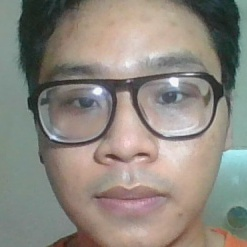
#> input picture data/HuyHoang/face_101.jpg, 247 x 247 px
$ python -i filter.py   (imports and definitions only)   (older library calls are emulated)
#> lines starting #> are read from the running program, lines starting #| are printed output that depends on the picture
import cv2
import numpy as np

class PreprocessingPipeline:
    def __init__(self, sharpness_threshold=100, saturation_factor=1.2):
        self.sharpness_threshold = sharpness_threshold
        self.saturation_factor = saturation_factor
        self.face_cascade = cv2.CascadeClassifier(cv2.data.haarcascades + 'haarcascade_frontalface_default.xml')
        self.eye_cascade = cv2.CascadeClassifier(cv2.data.haarcascades + 'haarcascade_eye.xml')

    def adjust_brightness_contrast(self, image):
        lab = cv2.cvtColor(image, cv2.COLOR_BGR2LAB)
        l, a, b = cv2.split(lab)

        clahe = cv2.createCLAHE(clipLimit=2.0, tileGridSize=(8, 8))
        cl = clahe.apply(l)

        limg = cv2.merge((cl, a, b))
        enhanced = cv2.cvtColor(limg, cv2.COLOR_LAB2BGR)
        return enhanced

    def check_sharpness(self, image):
        gray_image = cv2.cvtColor(image, cv2.COLOR_BGR2GRAY)
        return cv2.Laplacian(gray_image, cv2.CV_64F).var()

    def sharpen_image(self, image):
        gaussian = cv2.GaussianBlur(image, (0, 0), 3.0)
        return cv2.addWeighted(image, 1.5, gaussian, -0.5, 0)

    def remove_noise(self, image):
        return cv2.bilateralFilter(image, 9, 75, 75)

    def adjust_saturation(self, image):
        hsv_image = cv2.cvtColor(image, cv2.COLOR_BGR2HSV)
        hsv_image[..., 1] = hsv_image[..., 1] * self.saturation_factor
        hsv_image[..., 1] = np.clip(hsv_image[..., 1], 0, 255)
        return cv2.cvtColor(hsv_image, cv2.COLOR_HSV2BGR)

    def align_face(self, image):
        gray = cv2.cvtColor(image, cv2.COLOR_BGR2GRAY)

        gray = cv2.equalizeHist(gray)

        faces = self.face_cascade.detectMultiScale(
            gray,
            scaleFactor=1.05,
            minNeighbors=3,
            minSize=(25, 25),
            flags=cv2.CASCADE_SCALE_IMAGE
        )

        if len(faces) == 0:
            return image

        x, y, w, h = max(faces, key=lambda rect: rect[2] * rect[3])
        face_gray = gray[y:y+h, x:x+w]

        face_gray = cv2.equalizeHist(face_gray)

        eyes = self.eye_cascade.detectMultiScale(
            face_gray,
            scaleFactor=1.05,
            minNeighbors=3,
            minSize=(10, 10)
        )

        if len(eyes) >= 2:
            eyes = sorted(eyes, key=lambda e: e[0])

            left_eye = eyes[0]
            right_eye = eyes[1]

            left_eye_center = (x + left_eye[0] + left_eye[2]//2, y + left_eye[1] + left_eye[3]//2)
            right_eye_center = (x + right_eye[0] + right_eye[2]//2, y + right_eye[1] + right_eye[3]//2)

            dx = right_eye_center[0] - left_eye_center[0]
            dy = right_eye_center[1] - left_eye_center[1]

            if dx > 0:
                angle = np.degrees(np.arctan2(dy, dx))

                center = ((left_eye_center[0] + right_eye_center[0]) // 2,
                        (left_eye_center[1] + right_eye_center[1]) // 2)

                M = cv2.getRotationMatrix2D(center, angle, 1)
                aligned_image = cv2.warpAffine(image, M, (image.shape[1], image.shape[0]),
                                            flags=cv2.INTER_CUBIC)
                return aligned_image

        enhanced_image = cv2.convertScaleAbs(image, alpha=1.3, beta=10)
        return enhanced_image

    def letterbox_image(self, image, target_size, color):
        ih, iw = image.shape[:2]
        h, w = target_size
        scale = min(w / iw, h / ih)
        nw = int(iw * scale)
        nh = int(ih * scale)

        image_resized = cv2.resize(image, (nw, nh), interpolation=cv2.INTER_LINEAR)
        new_image = np.full((h, w, 3), color, dtype=np.uint8)

        top = (h - nh) // 2
        left = (w - nw) // 2

        new_image[top : top + nh, left : left + nw] = image_resized

        return new_image

    def process_frame(self, frame, target_size=(480, 640), color=(0, 0, 0)):
        try:
            aligned_frame = self.align_face(frame)

            frame = self.adjust_brightness_contrast(aligned_frame)
            frame = self.remove_noise(frame)

            if self.check_sharpness(frame) < self.sharpness_threshold:
                frame = self.sharpen_image(frame)

            frame = self.adjust_saturation(frame)

            frame = self.letterbox_image(frame, target_size, color=color)

            rgb_frame = cv2.cvtColor(frame, cv2.COLOR_BGR2RGB)
            normalized_frame = rgb_frame / 255.0

            input_tensor = np.transpose(normalized_frame, (2, 0, 1))
            input_tensor = np.expand_dims(input_tensor, axis=0)
            input_tensor = input_tensor.astype(np.float32)

            return frame, input_tensor

        except Exception as e:
            print(f"Lỗi xử lý frame: {str(e)}")
            frame = self.remove_noise(frame)
            frame = self.letterbox_image(frame, target_size, color=color)

            rgb_frame = cv2.cvtColor(frame, cv2.COLOR_BGR2RGB)
            normalized_frame = rgb_frame / 255.0

            input_tensor = np.transpose(normalized_frame, (2, 0, 1))
            input_tensor = np.expand_dims(input_tensor, axis=0)
            input_tensor = input_tensor.astype(np.float32)

            return frame, input_tensor

>>> import cv2
>>> picture = cv2.imread('data/HuyHoang/face_101.jpg')
#> picture is the input picture: shape (247, 247, 3); mean B, G, R 126.5, 135.1, 140.6
>>> result = PreprocessingPipeline().process_frame(picture)
#> in align_face, `gray = cv2.equalizeHist(gray)`:
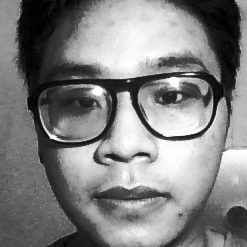
#> gray: shape (247, 247); min 0, max 255, mean 128.6
#> in align_face, `faces = self.face_cascade.detectMultiScale( gray, scaleFactor=1.05, mi..`: faces = [[14, 18, 217, 217]]
#> in align_face, `x, y, w, h = max(faces, key=lambda rect: rect[2] * rect[3])`: x = 14; y = 18; w = 217
#> in align_face, `face_gray = gray[y:y+h, x:x+w]`:
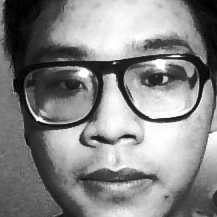
#> face_gray: shape (217, 217); min 0, max 255, mean 133.3
#> in align_face, `eyes = self.eye_cascade.detectMultiScale( face_gray, scaleFactor=1.05,..`: eyes = [[137, 56, 44, 44], [62, 75, 26, 26], [115, 127, 25, 25], [105, 188, 26, 26], [42, 60, 50, 50]]
#> in align_face, `eyes = sorted(eyes, key=lambda e: e[0])`: eyes = [[42, 60, 50, 50], [62, 75, 26, 26], [105, 188, 26, 26], [115, 127, 25, 25], [137, 56, 44, 44]]
#> in align_face, `left_eye = eyes[0]`: left_eye = [42, 60, 50, 50]
#> in align_face, `right_eye = eyes[1]`: right_eye = [62, 75, 26, 26]
#> in align_face, `left_eye_center = (x + left_eye[0] + left_eye[2]//2, y + left_eye[1] +..`: left_eye_center = (81, 103)
#> in align_face, `right_eye_center = (x + right_eye[0] + right_eye[2]//2, y + right_eye[..`: right_eye_center = (89, 106)
#> in align_face, `dx = right_eye_center[0] - left_eye_center[0]`: dx = 8
#> in align_face, `dy = right_eye_center[1] - left_eye_center[1]`: dy = 3
#> in align_face, `angle = np.degrees(np.arctan2(dy, dx))`: angle = 20.56
#> in align_face, `center = ((left_eye_center[0] + right_eye_center[0]) // 2, (left_eye_c..`: center = (85, 104)
#> in align_face, `M = cv2.getRotationMatrix2D(center, angle, 1)`: M = [[0.936, 0.351, -31.1], [-0.351, 0.936, 36.47]]
#> in align_face, `aligned_image = cv2.warpAffine(image, M, (image.shape[1], image.shape[..`:
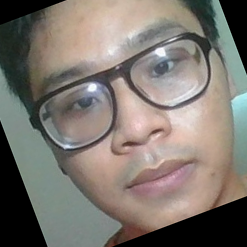
#> aligned_image: shape (247, 247, 3); mean B, G, R 110.9, 118.1, 125
#> in adjust_brightness_contrast, `lab = cv2.cvtColor(image, cv2.COLOR_BGR2LAB)`: lab: shape (247, 247, 3); mean of channels 0, 1, 2 125.7, 129.4, 132.9
#> in adjust_brightness_contrast, `l, a, b = cv2.split(lab)`:
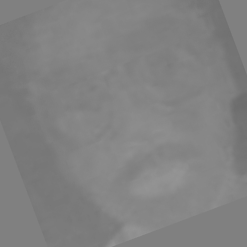
#> a: shape (247, 247); min 109, max 149, mean 129.4
#> in adjust_brightness_contrast, `cl = clahe.apply(l)`:
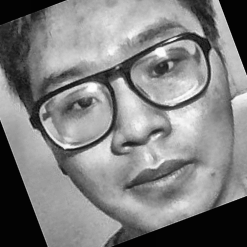
#> cl: shape (247, 247); min 1, max 255, mean 127.6
#> in adjust_brightness_contrast, `limg = cv2.merge((cl, a, b))`: limg: shape (247, 247, 3); mean of channels 0, 1, 2 127.6, 129.4, 132.9
#> in adjust_saturation, `hsv_image = cv2.cvtColor(image, cv2.COLOR_BGR2HSV)`: hsv_image: shape (247, 247, 3); mean H, S, V 35.3, 36.2, 131.3
#> in adjust_saturation, `hsv_image[..., 1] = hsv_image[..., 1] * self.saturation_factor`: hsv_image: shape (247, 247, 3); mean H, S, V 35.3, 43.1, 131.3
#> in letterbox_image, `image_resized = cv2.resize(image, (nw, nh), interpolation=cv2.INTER_LI..`:
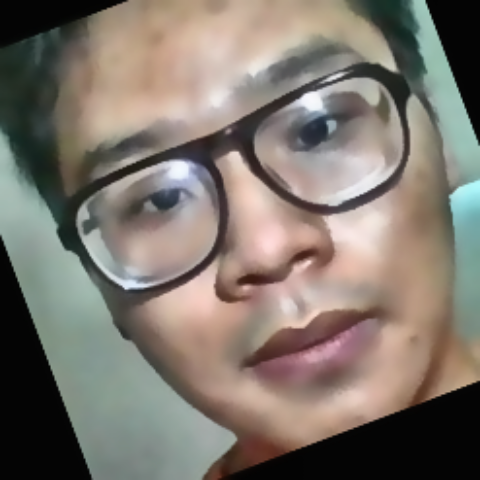
#> image_resized: shape (480, 480, 3); mean B, G, R 109.5, 118.3, 126.4
#> in letterbox_image, `new_image[top : top + nh, left : left + nw] = image_resized`:
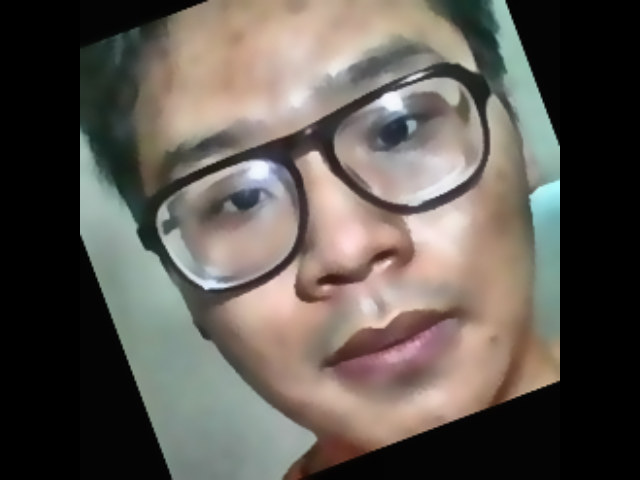
#> new_image: shape (480, 640, 3); mean B, G, R 82.1, 88.7, 94.8

$ run again, on data/HuyHoang/face_129.jpg
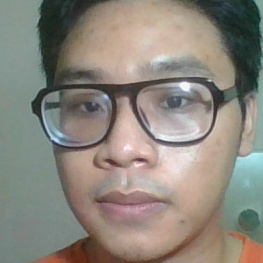
#> input picture data/HuyHoang/face_129.jpg, 263 x 263 px
#> picture is the input picture: shape (263, 263, 3); mean B, G, R 124.3, 133.5, 139.3
#> faces = [[21, 26, 220, 220]]
#> x = 21; y = 26; w = 220
#> in align_face, `face_gray = gray[y:y+h, x:x+w]`:
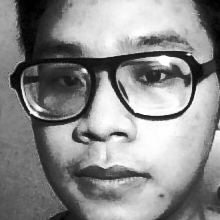
#> face_gray: shape (220, 220); min 0, max 255, mean 138.5
#> in align_face, `eyes = self.eye_cascade.detectMultiScale( face_gray, scaleFactor=1.05,..`: eyes = [[133, 54, 43, 43], [53, 68, 25, 25], [104, 123, 28, 28], [85, 46, 59, 59]]
#> in align_face, `eyes = sorted(eyes, key=lambda e: e[0])`: eyes = [[53, 68, 25, 25], [85, 46, 59, 59], [104, 123, 28, 28], [133, 54, 43, 43]]
#> left_eye = [53, 68, 25, 25]
#> right_eye = [85, 46, 59, 59]
#> left_eye_center = (86, 106)
#> right_eye_center = (135, 101)
#> dx = 49
#> dy = -5
#> angle = -5.83
#> center = (110, 103)
#> M = [[0.995, -0.102, 11.02], [0.102, 0.995, -10.63]]
#> lab: shape (263, 263, 3); mean of channels 0, 1, 2 135.6, 128.7, 133.6
#> limg: shape (263, 263, 3); mean of channels 0, 1, 2 138.7, 128.7, 133.6
#> in letterbox_image, `new_image[top : top + nh, left : left + nw] = image_resized`:
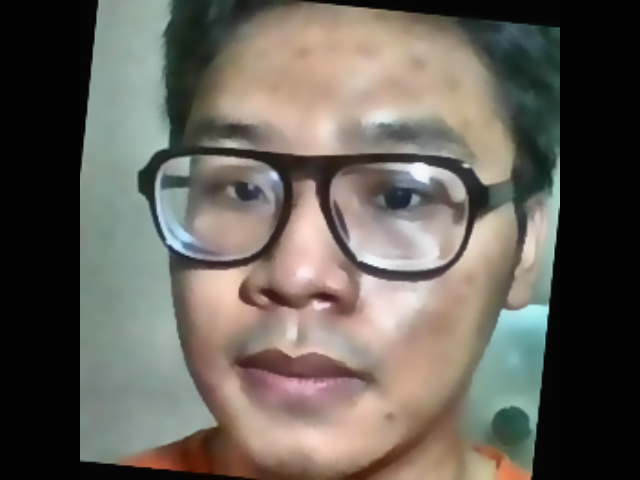
#> new_image: shape (480, 640, 3); mean B, G, R 88.7, 96.6, 101.8

$ run again, on data/HuyHoang/face_139.jpg
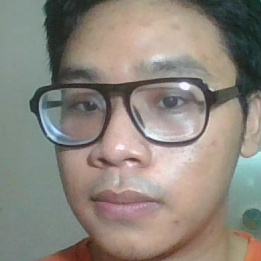
#> input picture data/HuyHoang/face_139.jpg, 261 x 261 px
#> picture is the input picture: shape (261, 261, 3); mean B, G, R 124.2, 133.2, 139.9
#> faces = [[14, 20, 228, 228]]
#> x = 14; y = 20; w = 228
#> in align_face, `face_gray = gray[y:y+h, x:x+w]`:
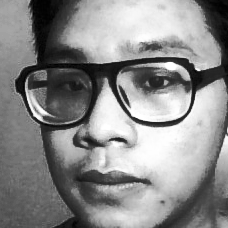
#> face_gray: shape (228, 228); min 0, max 255, mean 137.6
#> in align_face, `eyes = self.eye_cascade.detectMultiScale( face_gray, scaleFactor=1.05,..`: eyes = [[59, 72, 27, 27], [104, 129, 28, 28], [136, 62, 42, 42], [82, 54, 67, 67]]
#> in align_face, `eyes = sorted(eyes, key=lambda e: e[0])`: eyes = [[59, 72, 27, 27], [82, 54, 67, 67], [104, 129, 28, 28], [136, 62, 42, 42]]
#> left_eye = [59, 72, 27, 27]
#> right_eye = [82, 54, 67, 67]
#> left_eye_center = (86, 105)
#> right_eye_center = (129, 107)
#> dx = 43
#> dy = 2
#> angle = 2.66
#> center = (107, 106)
#> M = [[0.999, 0.0465, -4.81], [-0.0465, 0.999, 5.09]]
#> lab: shape (261, 261, 3); mean of channels 0, 1, 2 139, 129.1, 133.8
#> limg: shape (261, 261, 3); mean of channels 0, 1, 2 142.8, 129.1, 133.8
#> in letterbox_image, `new_image[top : top + nh, left : left + nw] = image_resized`:
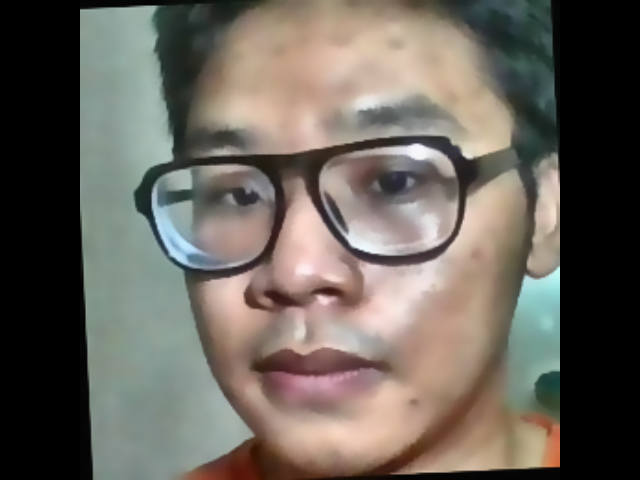
#> new_image: shape (480, 640, 3); mean B, G, R 91.2, 99.3, 105.4
